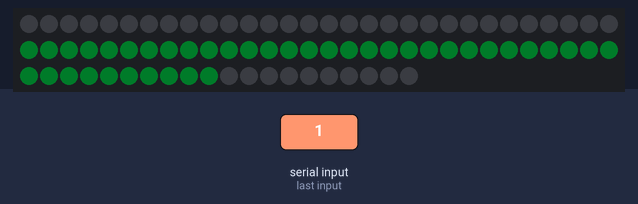
A sketch run on a simulated Arduino Uno, built with avr-gcc and run on an emulated ATmega328P. Parts: 80 RGB LEDs in strip order, left to right, continuing on the next row. The inputs (shaded band) are chosen by the test bench. Dim RGB values are drawn brighter than linear.

1.3 s: "90,45\n" received over Serial
2.8 s: "1\n" received over Serial
Above: at 3.2 s.
4.4 s: "44\n" received over Serial
5.9 s: "45\n" received over Serial
7.4 s: "46\n" received over Serial
Timing chart, 0 to 9.9 s (numbered marks = the images above; inputs shaded):
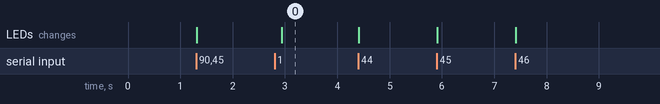

The sketch:

LEDcolor100d.ino
```cpp
#include <Adafruit_NeoPixel.h>
#define PIN 6
#define LED_COUNT 80

Adafruit_NeoPixel strip = Adafruit_NeoPixel(LED_COUNT, PIN, NEO_GRB + NEO_KHZ800);
void setup() {
Serial.begin(9600);
strip.begin();
strip.show();
}
void loop() {
while (Serial.available() > 0) {
int note = Serial.parseInt();
int noteoff = note - 100;
if (Serial.read() == '\n') {
if (note == 1) {
   colorWipe(strip.Color(0, 3, 1), 0); // First
  }
}
if (note == 44) {strip.setPixelColor(30, 189, 31, 0); strip.show();}
if (note == 45) {strip.setPixelColor(31, 193, 131, 0); strip.show();}
if (note == 46) {strip.setPixelColor(32, 168, 197, 0); strip.show();}
if (note == 47) {strip.setPixelColor(33, 68, 201, 0); strip.show();}
if (note == 48) {strip.setPixelColor(34, 0, 205, 32); strip.show();}
if (note == 49) {strip.setPixelColor(35, 0, 211, 142); strip.show();}
if (note == 50) {strip.setPixelColor(36, 0, 185, 215); strip.show();}
if (note == 51) {strip.setPixelColor(37, 0, 80, 219); strip.show();}
if (note == 52) {strip.setPixelColor(38, 33, 0, 233); strip.show();}
if (note == 53) {strip.setPixelColor(39, 151, 0, 227, 100); strip.show();}
if (note == 54) {strip.setPixelColor(40, 231, 0, 195, 100); strip.show();}
if (note == 55) {strip.setPixelColor(41, 235, 0, 83, 100); strip.show();}
if (note == 56) {strip.setPixelColor(42, 239, 39, 0, 100); strip.show();}
if (note == 57) {colorWipe(strip.Color(245, 167, 0, 100), 0); strip.show();}
if (note == 58) {strip.setPixelColor(43, 206, 249, 0, 100); strip.show();}
if (note == 59) {strip.setPixelColor(44, 85, 253, 0, 100); strip.show();}
if (note == 60) {strip.setPixelColor(45, 2, 255, 42, 100); strip.show();}
if (note == 61) {strip.setPixelColor(46, 6, 255, 173, 100); strip.show();}
if (note == 62) {strip.setPixelColor(47, 10, 215, 255, 100); strip.show();}
if (note == 63) {strip.setPixelColor(63, 14, 97, 255, 100); strip.show();}
if (note == 64) {colorWipe(strip.Color(53, 18, 255, 100), 0); strip.show();}
if (note == 65) {strip.setPixelColor(65, 172, 24, 255, 100); strip.show();}
if (note == 66) {strip.setPixelColor(66, 255, 28, 220, 100); strip.show();}
if (note == 67) {strip.setPixelColor(67, 255, 32, 110, 100); strip.show();}
if (note == 68) {strip.setPixelColor(68, 255, 72, 36,100); strip.show();}
if (note == 69) {strip.setPixelColor(69, 255, 186, 40, 100); strip.show();}
if (note == 70) {colorWipe(strip.Color(219, 255, 44, 100), 0); strip.show();}
if (note == 71) {strip.setPixelColor(71, 118, 255, 48); strip.show();}
if (note == 72) {strip.setPixelColor(72, 52, 255, 84); strip.show();}
if (note == 73) {strip.setPixelColor(73, 58, 255, 190); strip.show();}
if (note == 74) {strip.setPixelColor(74, 62, 223, 255); strip.show();}
if (note == 75) {strip.setPixelColor(75, 66, 131, 255); strip.show();}
if (note == 76) {strip.setPixelColor(76, 97, 70, 255); strip.show();}
if (note == 77) {strip.setPixelColor(77, 194, 74, 255); strip.show();}
if (note == 78) {strip.setPixelColor(78, 255, 78, 227); strip.show();}
if (note == 79) {strip.setPixelColor(79, 255, 82, 143); strip.show();}
if (note == 80) {strip.setPixelColor(80, 255, 114, 86); strip.show();}
if (note == 81) {strip.setPixelColor(81, 255, 203, 92); strip.show();}

if (note == 100) {strip.setPixelColor(100, 184, 172, 255); strip.show();} if (note > 100) {strip.setPixelColor(noteoff, 0, 0, 0); strip.show();}

}
}
void colorWipe(uint32_t color, int wait) {
  for(int i=30; i<70; i++) { // For each pixel in strip...
    strip.setPixelColor(i, color);         //  Set pixel's color (in RAM)
    strip.show();                          //  Update strip to match
    delay(wait);                           //  Pause for a moment
}
}
```

Measured:
- after the input at 2.8 s, the LEDs: change after 0.14 s (image 0)
